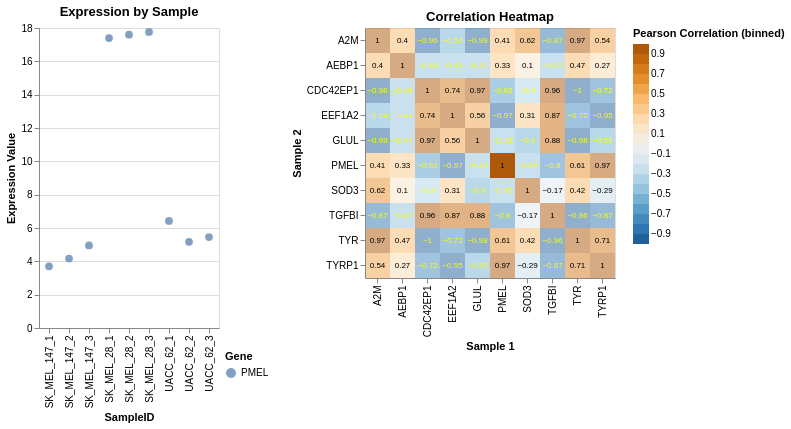

Write notebook code for a chart like this one.
### Code cell
# Create heatmap with selection

# Configure common options for both the heatmap and the text layer
base1 = alt.Chart(metatop10.drop('SampleID',axis = 1).corr().stack().reset_index().rename(columns={0: 'correlation'}).round(2), # source of the data
                  title='Correlation Heatmap',
                  height=250,
                  width=250,
                 ).encode(
                        x = alt.X('level_0').title('Sample 1'), # defining what will be on the x-axis
                        y = alt.Y('level_1').title('Sample 2'), # defining what will be on the y-axis

)

# define selection critera
select_x = alt.selection_point(fields=['level_0'], name='select_x', value='PMEL')
select_y = alt.selection_point(fields=['level_1'], name='select_y', value='PMEL')

# Layering on the heatmap options
heatmap = base1.mark_rect().encode(

    color = alt.Color('correlation',
                scale=alt.Scale(scheme='blueorange'),
                bin = alt.Bin(maxbins = 20),
                legend = alt.Legend(title='Pearson Correlation (binned)')
                ),
    opacity=alt.when(select_x, select_y).then(alt.value(1)).otherwise(alt.value(0.5)),
).add_params(
    select_x, select_y
)

# Configure text
text = base1.mark_text(baseline='middle',fontSize = 8).encode(
    text='correlation',
    color=alt.condition(
        alt.datum.correlation > -0.3,
        alt.value('black'),
        alt.value('yellow')
    )
)


# Create chart with individual lines/timeseries
base2 = alt.Chart(
    metatop10.melt(
        id_vars='SampleID',
        var_name='Gene',
        value_name='value',
    ),
    title='Expression by Sample',
)
bars = base2.transform_filter(
    # If the Gene is not in the selected values, the returned index is -1
    'indexof(datum.Gene, select_x.level_0) !== -1'
   '| indexof(datum.Gene, select_y.level_1) !== -1'
).mark_circle(size = 60).encode(
    alt.X('SampleID'),
    alt.Y('value').title('Expression Value'),
    alt.Color('Gene').legend(orient='bottom-right', offset=-50).title('Gene')
)


# Layout the charts
bars | (heatmap + text)

### Figure 1 — Vega-Lite specification as saved in the notebook (floating-point values rounded to 4 significant figures)
{"config": {"view": {"continuousWidth": 300, "continuousHeight": 300}}, "hconcat": [{"data": {"name": "data-cb855e7539c4223a2c847d654fde292b"}, "mark": {"type": "circle", "size": 60}, "encoding": {"color": {"field": "Gene", "legend": {"orient": "bottom-right", "offset": -50}, "title": "Gene", "type": "nominal"}, "x": {"field": "SampleID", "type": "nominal"}, "y": {"field": "value", "title": "Expression Value", "type": "quantitative"}}, "title": "Expression by Sample", "transform": [{"filter": "indexof(datum.Gene, select_x.level_0) !== -1| indexof(datum.Gene, select_y.level_1) !== -1"}]}, {"layer": [{"mark": {"type": "rect"}, "encoding": {"color": {"bin": {"maxbins": 20}, "field": "correlation", "legend": {"title": "Pearson Correlation (binned)"}, "scale": {"scheme": "blueorange"}, "type": "quantitative"}, "opacity": {"condition": [{"test": {"and": [{"param": "select_x"}, {"param": "select_y"}]}, "value": 1}], "value": 0.5}, "x": {"field": "level_0", "title": "Sample 1", "type": "nominal"}, "y": {"field": "level_1", "title": "Sample 2", "type": "nominal"}}, "name": "view_1", "title": "Correlation Heatmap"}, {"mark": {"type": "text", "baseline": "middle", "fontSize": 8}, "encoding": {"color": {"condition": {"test": "(datum.correlation > -0.3)", "value": "black"}, "value": "yellow"}, "text": {"field": "correlation", "type": "quantitative"}, "x": {"field": "level_0", "title": "Sample 1", "type": "nominal"}, "y": {"field": "level_1", "title": "Sample 2", "type": "nominal"}}, "title": "Correlation Heatmap"}], "data": {"name": "data-15cb5e8220e540993e8caa59f06dd6fa"}, "height": 250, "width": 250}], "params": [{"name": "select_x", "select": {"type": "point", "fields": ["level_0"]}, "value": "PMEL", "views": ["view_1"]}, {"name": "select_y", "select": {"type": "point", "fields": ["level_1"]}, "value": "PMEL", "views": ["view_1"]}], "$schema": "https://vega.github.io/schema/vega-lite/v5.20.1.json", "datasets": {"data-cb855e7539c4223a2c847d654fde292b": [{"SampleID": "SK_MEL_28_1", "Gene": "PMEL", "value": 17.4}, {"SampleID": "SK_MEL_28_2", "Gene": "PMEL", "value": 17.6}, {"SampleID": "SK_MEL_28_3", "Gene": "PMEL", "value": 17.77}, {"SampleID": "SK_MEL_147_1", "Gene": "PMEL", "value": 3.7}, {"SampleID": "SK_MEL_147_2", "Gene": "PMEL", "value": 4.17}, {"SampleID": "SK_MEL_147_3", "Gene": "PMEL", "value": 4.954}, {"SampleID": "UACC_62_1", "Gene": "PMEL", "value": 6.426}, {"SampleID": "UACC_62_2", "Gene": "PMEL", "value": 5.17}, {"SampleID": "UACC_62_3", "Gene": "PMEL", "value": 5.459}, {"SampleID": "SK_MEL_28_1", "Gene": "TYRP1", "value": 10.54}, {"SampleID": "SK_MEL_28_2", "Gene": "TYRP1", "value": 10.1}, {"SampleID": "SK_MEL_28_3", "Gene": "TYRP1", "value": 10.18}, {"SampleID": "SK_MEL_147_1", "Gene": "TYRP1", "value": 3.907}, {"SampleID": "SK_MEL_147_2", "Gene": "TYRP1", "value": 3.7}, {"SampleID": "SK_MEL_147_3", "Gene": "TYRP1", "value": 5.129}, {"SampleID": "UACC_62_1", "Gene": "TYRP1", "value": 6.977}, {"SampleID": "UACC_62_2", "Gene": "TYRP1", "value": 5.781}, {"SampleID": "UACC_62_3", "Gene": "TYRP1", "value": 4.807}, {"SampleID": "SK_MEL_28_1", "Gene": "AEBP1", "value": 0.0}, {"SampleID": "SK_MEL_28_2", "Gene": "AEBP1", "value": 1.585}, {"SampleID": "SK_MEL_28_3", "Gene": "AEBP1", "value": 2.322}, {"SampleID": "SK_MEL_147_1", "Gene": "AEBP1", "value": 1.0}, {"SampleID": "SK_MEL_147_2", "Gene": "AEBP1", "value": 0.0}, {"SampleID": "SK_MEL_147_3", "Gene": "AEBP1", "value": 0.0}, {"SampleID": "UACC_62_1", "Gene": "AEBP1", "value": 0.0}, {"SampleID": "UACC_62_2", "Gene": "AEBP1", "value": 1.585}, {"SampleID": "UACC_62_3", "Gene": "AEBP1", "value": 1.585}, {"SampleID": "SK_MEL_28_1", "Gene": "GLUL", "value": 2.807}, {"SampleID": "SK_MEL_28_2", "Gene": "GLUL", "value": 1.0}, {"SampleID": "SK_MEL_28_3", "Gene": "GLUL", "value": 2.0}, {"SampleID": "SK_MEL_147_1", "Gene": "GLUL", "value": 10.49}, {"SampleID": "SK_MEL_147_2", "Gene": "GLUL", "value": 10.58}, {"SampleID": "SK_MEL_147_3", "Gene": "GLUL", "value": 10.5}, {"SampleID": "UACC_62_1", "Gene": "GLUL", "value": 0.0}, {"SampleID": "UACC_62_2", "Gene": "GLUL", "value": 0.0}, {"SampleID": "UACC_62_3", "Gene": "GLUL", "value": 0.0}, {"SampleID": "SK_MEL_28_1", "Gene": "TYR", "value": 12.88}, {"SampleID": "SK_MEL_28_2", "Gene": "TYR", "value": 13.1}, {"SampleID": "SK_MEL_28_3", "Gene": "TYR", "value": 13.02}, {"SampleID": "SK_MEL_147_1", "Gene": "TYR", "value": 2.0}, {"SampleID": "SK_MEL_147_2", "Gene": "TYR", "value": 1.585}, {"SampleID": "SK_MEL_147_3", "Gene": "TYR", "value": 2.0}, {"SampleID": "UACC_62_1", "Gene": "TYR", "value": 12.77}, {"SampleID": "UACC_62_2", "Gene": "TYR", "value": 12.66}, {"SampleID": "UACC_62_3", "Gene": "TYR", "value": 12.32}, {"SampleID": "SK_MEL_28_1", "Gene": "EEF1A2", "value": 6.17}, {"SampleID": "SK_MEL_28_2", "Gene": "EEF1A2", "value": 6.229}, {"SampleID": "SK_MEL_28_3", "Gene": "EEF1A2", "value": 7.044}, {"SampleID": "SK_MEL_147_1", "Gene": "EEF1A2", "value": 14.11}, {"SampleID": "SK_MEL_147_2", "Gene": "EEF1A2", "value": 14.15}, {"SampleID": "SK_MEL_147_3", "Gene": "EEF1A2", "value": 14.56}, {"SampleID": "UACC_62_1", "Gene": "EEF1A2", "value": 12.72}, {"SampleID": "UACC_62_2", "Gene": "EEF1A2", "value": 12.16}, {"SampleID": "UACC_62_3", "Gene": "EEF1A2", "value": 11.77}, {"SampleID": "SK_MEL_28_1", "Gene": "CDC42EP1", "value": 1.0}, {"SampleID": "SK_MEL_28_2", "Gene": "CDC42EP1", "value": 1.0}, {"SampleID": "SK_MEL_28_3", "Gene": "CDC42EP1", "value": 1.0}, {"SampleID": "SK_MEL_147_1", "Gene": "CDC42EP1", "value": 12.47}, {"SampleID": "SK_MEL_147_2", "Gene": "CDC42EP1", "value": 12.44}, {"SampleID": "SK_MEL_147_3", "Gene": "CDC42EP1", "value": 12.63}, {"SampleID": "UACC_62_1", "Gene": "CDC42EP1", "value": 2.0}, {"SampleID": "UACC_62_2", "Gene": "CDC42EP1", "value": 1.0}, {"SampleID": "UACC_62_3", "Gene": "CDC42EP1", "value": 2.322}, {"SampleID": "SK_MEL_28_1", "Gene": "A2M", "value": 11.37}, {"SampleID": "SK_MEL_28_2", "Gene": "A2M", "value": 11.4}, {"SampleID": "SK_MEL_28_3", "Gene": "A2M", "value": 11.48}, {"SampleID": "SK_MEL_147_1", "Gene": "A2M", "value": 2.0}, {"SampleID": "SK_MEL_147_2", "Gene": "A2M", "value": 2.807}, {"SampleID": "SK_MEL_147_3", "Gene": "A2M", "value": 1.585}, {"SampleID": "UACC_62_1", "Gene": "A2M", "value": 14.71}, {"SampleID": "UACC_62_2", "Gene": "A2M", "value": 13.34}, {"SampleID": "UACC_62_3", "Gene": "A2M", "value": 13.56}, {"SampleID": "SK_MEL_28_1", "Gene": "SOD3", "value": 0.0}, {"SampleID": "SK_MEL_28_2", "Gene": "SOD3", "value": 0.0}, {"SampleID": "SK_MEL_28_3", "Gene": "SOD3", "value": 1.585}, {"SampleID": "SK_MEL_147_1", "Gene": "SOD3", "value": 0.0}, {"SampleID": "SK_MEL_147_2", "Gene": "SOD3", "value": 2.0}, {"SampleID": "SK_MEL_147_3", "Gene": "SOD3", "value": 1.585}, {"SampleID": "UACC_62_1", "Gene": "SOD3", "value": 13.37}, {"SampleID": "UACC_62_2", "Gene": "SOD3", "value": 12.77}, {"SampleID": "UACC_62_3", "Gene": "SOD3", "value": 12.45}, {"SampleID": "SK_MEL_28_1", "Gene": "TGFBI", "value": 4.322}, {"SampleID": "SK_MEL_28_2", "Gene": "TGFBI", "value": 4.7}, {"SampleID": "SK_MEL_28_3", "Gene": "TGFBI", "value": 3.585}, {"SampleID": "SK_MEL_147_1", "Gene": "TGFBI", "value": 16.49}, {"SampleID": "SK_MEL_147_2", "Gene": "TGFBI", "value": 16.48}, {"SampleID": "SK_MEL_147_3", "Gene": "TGFBI", "value": 16.73}, {"SampleID": "UACC_62_1", "Gene": "TGFBI", "value": 7.418}, {"SampleID": "UACC_62_2", "Gene": "TGFBI", "value": 8.14}, {"SampleID": "UACC_62_3", "Gene": "TGFBI", "value": 8.728}], "data-15cb5e8220e540993e8caa59f06dd6fa": [{"level_0": "PMEL", "level_1": "PMEL", "correlation": 1.0}, {"level_0": "PMEL", "level_1": "TYRP1", "correlation": 0.97}, {"level_0": "PMEL", "level_1": "AEBP1", "correlation": 0.33}, {"level_0": "PMEL", "level_1": "GLUL", "correlation": -0.43}, {"level_0": "PMEL", "level_1": "TYR", "correlation": 0.61}, {"level_0": "PMEL", "level_1": "EEF1A2", "correlation": -0.97}, {"level_0": "PMEL", "level_1": "CDC42EP1", "correlation": -0.62}, {"level_0": "PMEL", "level_1": "A2M", "correlation": 0.41}, {"level_0": "PMEL", "level_1": "SOD3", "correlation": -0.45}, {"level_0": "PMEL", "level_1": "TGFBI", "correlation": -0.8}, {"level_0": "TYRP1", "level_1": "PMEL", "correlation": 0.97}, {"level_0": "TYRP1", "level_1": "TYRP1", "correlation": 1.0}, {"level_0": "TYRP1", "level_1": "AEBP1", "correlation": 0.27}, {"level_0": "TYRP1", "level_1": "GLUL", "correlation": -0.55}, {"level_0": "TYRP1", "level_1": "TYR", "correlation": 0.71}, {"level_0": "TYRP1", "level_1": "EEF1A2", "correlation": -0.95}, {"level_0": "TYRP1", "level_1": "CDC42EP1", "correlation": -0.72}, {"level_0": "TYRP1", "level_1": "A2M", "correlation": 0.54}, {"level_0": "TYRP1", "level_1": "SOD3", "correlation": -0.29}, {"level_0": "TYRP1", "level_1": "TGFBI", "correlation": -0.87}, {"level_0": "AEBP1", "level_1": "PMEL", "correlation": 0.33}, {"level_0": "AEBP1", "level_1": "TYRP1", "correlation": 0.27}, {"level_0": "AEBP1", "level_1": "AEBP1", "correlation": 1.0}, {"level_0": "AEBP1", "level_1": "GLUL", "correlation": -0.47}, {"level_0": "AEBP1", "level_1": "TYR", "correlation": 0.47}, {"level_0": "AEBP1", "level_1": "EEF1A2", "correlation": -0.41}, {"level_0": "AEBP1", "level_1": "CDC42EP1", "correlation": -0.48}, {"level_0": "AEBP1", "level_1": "A2M", "correlation": 0.4}, {"level_0": "AEBP1", "level_1": "SOD3", "correlation": 0.1}, {"level_0": "AEBP1", "level_1": "TGFBI", "correlation": -0.47}, {"level_0": "GLUL", "level_1": "PMEL", "correlation": -0.43}, {"level_0": "GLUL", "level_1": "TYRP1", "correlation": -0.55}, {"level_0": "GLUL", "level_1": "AEBP1", "correlation": -0.47}, {"level_0": "GLUL", "level_1": "GLUL", "correlation": 1.0}, {"level_0": "GLUL", "level_1": "TYR", "correlation": -0.98}, {"level_0": "GLUL", "level_1": "EEF1A2", "correlation": 0.56}, {"level_0": "GLUL", "level_1": "CDC42EP1", "correlation": 0.97}, {"level_0": "GLUL", "level_1": "A2M", "correlation": -0.99}, {"level_0": "GLUL", "level_1": "SOD3", "correlation": -0.6}, {"level_0": "GLUL", "level_1": "TGFBI", "correlation": 0.88}, {"level_0": "TYR", "level_1": "PMEL", "correlation": 0.61}, {"level_0": "TYR", "level_1": "TYRP1", "correlation": 0.71}, {"level_0": "TYR", "level_1": "AEBP1", "correlation": 0.47}, {"level_0": "TYR", "level_1": "GLUL", "correlation": -0.98}, {"level_0": "TYR", "level_1": "TYR", "correlation": 1.0}, {"level_0": "TYR", "level_1": "EEF1A2", "correlation": -0.72}, {"level_0": "TYR", "level_1": "CDC42EP1", "correlation": -1.0}, {"level_0": "TYR", "level_1": "A2M", "correlation": 0.97}, {"level_0": "TYR", "level_1": "SOD3", "correlation": 0.42}, {"level_0": "TYR", "level_1": "TGFBI", "correlation": -0.96}, {"level_0": "EEF1A2", "level_1": "PMEL", "correlation": -0.97}, {"level_0": "EEF1A2", "level_1": "TYRP1", "correlation": -0.95}, {"level_0": "EEF1A2", "level_1": "AEBP1", "correlation": -0.41}, {"level_0": "EEF1A2", "level_1": "GLUL", "correlation": 0.56}, {"level_0": "EEF1A2", "level_1": "TYR", "correlation": -0.72}, {"level_0": "EEF1A2", "level_1": "EEF1A2", "correlation": 1.0}, {"level_0": "EEF1A2", "level_1": "CDC42EP1", "correlation": 0.74}, {"level_0": "EEF1A2", "level_1": "A2M", "correlation": -0.54}, {"level_0": "EEF1A2", "level_1": "SOD3", "correlation": 0.31}, {"level_0": "EEF1A2", "level_1": "TGFBI", "correlation": 0.87}, {"level_0": "CDC42EP1", "level_1": "PMEL", "correlation": -0.62}, {"level_0": "CDC42EP1", "level_1": "TYRP1", "correlation": -0.72}, {"level_0": "CDC42EP1", "level_1": "AEBP1", "correlation": -0.48}, {"level_0": "CDC42EP1", "level_1": "GLUL", "correlation": 0.97}, {"level_0": "CDC42EP1", "level_1": "TYR", "correlation": -1.0}, {"level_0": "CDC42EP1", "level_1": "EEF1A2", "correlation": 0.74}, {"level_0": "CDC42EP1", "level_1": "CDC42EP1", "correlation": 1.0}, {"level_0": "CDC42EP1", "level_1": "A2M", "correlation": -0.96}, {"level_0": "CDC42EP1", "level_1": "SOD3", "correlation": -0.4}, {"level_0": "CDC42EP1", "level_1": "TGFBI", "correlation": 0.96}, {"level_0": "A2M", "level_1": "PMEL", "correlation": 0.41}, {"level_0": "A2M", "level_1": "TYRP1", "correlation": 0.54}, {"level_0": "A2M", "level_1": "AEBP1", "correlation": 0.4}, {"level_0": "A2M", "level_1": "GLUL", "correlation": -0.99}, {"level_0": "A2M", "level_1": "TYR", "correlation": 0.97}, {"level_0": "A2M", "level_1": "EEF1A2", "correlation": -0.54}, {"level_0": "A2M", "level_1": "CDC42EP1", "correlation": -0.96}, {"level_0": "A2M", "level_1": "A2M", "correlation": 1.0}, {"level_0": "A2M", "level_1": "SOD3", "correlation": 0.62}, {"level_0": "A2M", "level_1": "TGFBI", "correlation": -0.87}, {"level_0": "SOD3", "level_1": "PMEL", "correlation": -0.45}, {"level_0": "SOD3", "level_1": "TYRP1", "correlation": -0.29}, {"level_0": "SOD3", "level_1": "AEBP1", "correlation": 0.1}, {"level_0": "SOD3", "level_1": "GLUL", "correlation": -0.6}, {"level_0": "SOD3", "level_1": "TYR", "correlation": 0.42}, {"level_0": "SOD3", "level_1": "EEF1A2", "correlation": 0.31}, {"level_0": "SOD3", "level_1": "CDC42EP1", "correlation": -0.4}, {"level_0": "SOD3", "level_1": "A2M", "correlation": 0.62}, {"level_0": "SOD3", "level_1": "SOD3", "correlation": 1.0}, {"level_0": "SOD3", "level_1": "TGFBI", "correlation": -0.17}, {"level_0": "TGFBI", "level_1": "PMEL", "correlation": -0.8}, {"level_0": "TGFBI", "level_1": "TYRP1", "correlation": -0.87}, {"level_0": "TGFBI", "level_1": "AEBP1", "correlation": -0.47}, {"level_0": "TGFBI", "level_1": "GLUL", "correlation": 0.88}, {"level_0": "TGFBI", "level_1": "TYR", "correlation": -0.96}, {"level_0": "TGFBI", "level_1": "EEF1A2", "correlation": 0.87}, {"level_0": "TGFBI", "level_1": "CDC42EP1", "correlation": 0.96}, {"level_0": "TGFBI", "level_1": "A2M", "correlation": -0.87}, {"level_0": "TGFBI", "level_1": "SOD3", "correlation": -0.17}, {"level_0": "TGFBI", "level_1": "TGFBI", "correlation": 1.0}]}}
